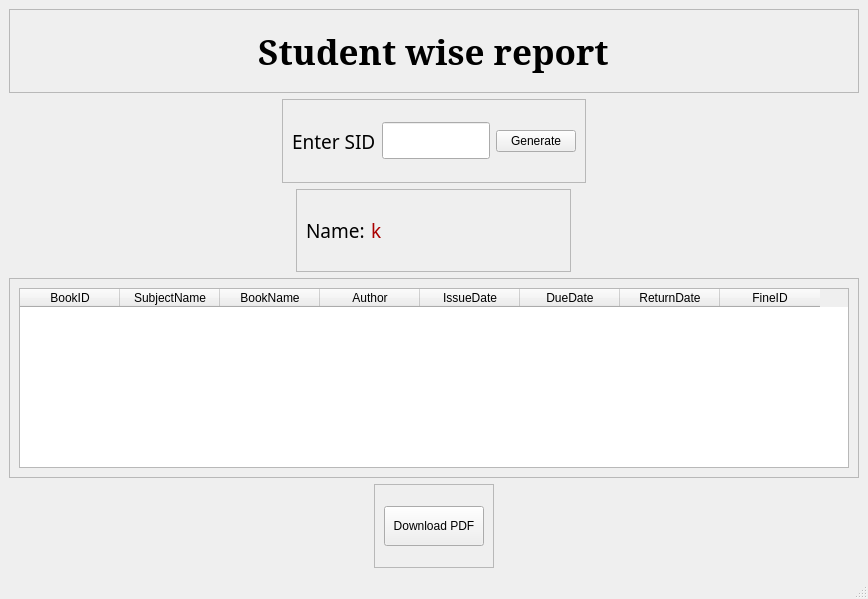
<?xml version="1.0" encoding="UTF-8"?>
<ui version="4.0">
 <class>sidReport</class>
 <widget class="QMainWindow" name="sidReport">
  <property name="geometry">
   <rect>
    <x>0</x>
    <y>0</y>
    <width>800</width>
    <height>599</height>
   </rect>
  </property>
  <property name="windowTitle">
   <string>Student Report</string>
  </property>
  <widget class="QWidget" name="centralwidget">
   <layout class="QVBoxLayout" name="verticalLayout">
    <item>
     <widget class="QFrame" name="frame">
      <property name="frameShape">
       <enum>QFrame::StyledPanel</enum>
      </property>
      <property name="frameShadow">
       <enum>QFrame::Raised</enum>
      </property>
      <layout class="QVBoxLayout" name="verticalLayout_2">
       <item alignment="Qt::AlignHCenter">
        <widget class="QLabel" name="label">
         <property name="font">
          <font>
           <family>MS Serif</family>
           <pointsize>26</pointsize>
           <weight>75</weight>
           <bold>true</bold>
          </font>
         </property>
         <property name="text">
          <string>Student wise report</string>
         </property>
        </widget>
       </item>
      </layout>
     </widget>
    </item>
    <item alignment="Qt::AlignHCenter">
     <widget class="QFrame" name="frame_2">
      <property name="frameShape">
       <enum>QFrame::StyledPanel</enum>
      </property>
      <property name="frameShadow">
       <enum>QFrame::Raised</enum>
      </property>
      <layout class="QHBoxLayout" name="horizontalLayout">
       <item>
        <widget class="QLabel" name="label_9">
         <property name="font">
          <font>
           <family>MV Boli</family>
           <pointsize>14</pointsize>
          </font>
         </property>
         <property name="text">
          <string>Enter SID</string>
         </property>
        </widget>
       </item>
       <item>
        <widget class="QLineEdit" name="sid">
         <property name="maximumSize">
          <size>
           <width>16777215</width>
           <height>37</height>
          </size>
         </property>
        </widget>
       </item>
       <item>
        <widget class="QPushButton" name="generate">
         <property name="cursor">
          <cursorShape>PointingHandCursor</cursorShape>
         </property>
         <property name="text">
          <string>Generate</string>
         </property>
        </widget>
       </item>
      </layout>
     </widget>
    </item>
    <item alignment="Qt::AlignHCenter">
     <widget class="QFrame" name="frame_3">
      <property name="frameShape">
       <enum>QFrame::StyledPanel</enum>
      </property>
      <property name="frameShadow">
       <enum>QFrame::Raised</enum>
      </property>
      <layout class="QHBoxLayout" name="horizontalLayout_2">
       <item>
        <widget class="QLabel" name="name">
         <property name="font">
          <font>
           <family>MV Boli</family>
           <pointsize>14</pointsize>
          </font>
         </property>
         <property name="text">
          <string>Name:</string>
         </property>
        </widget>
       </item>
       <item>
        <widget class="QLabel" name="stdName">
         <property name="minimumSize">
          <size>
           <width>190</width>
           <height>0</height>
          </size>
         </property>
         <property name="font">
          <font>
           <family>MV Boli</family>
           <pointsize>14</pointsize>
          </font>
         </property>
         <property name="styleSheet">
          <string notr="true">color: rgb(170, 0, 0);</string>
         </property>
         <property name="text">
          <string>k</string>
         </property>
        </widget>
       </item>
      </layout>
     </widget>
    </item>
    <item alignment="Qt::AlignHCenter">
     <widget class="QFrame" name="frame_4">
      <property name="minimumSize">
       <size>
        <width>850</width>
        <height>0</height>
       </size>
      </property>
      <property name="maximumSize">
       <size>
        <width>16777215</width>
        <height>200</height>
       </size>
      </property>
      <property name="frameShape">
       <enum>QFrame::StyledPanel</enum>
      </property>
      <property name="frameShadow">
       <enum>QFrame::Raised</enum>
      </property>
      <layout class="QVBoxLayout" name="verticalLayout_4">
       <item>
        <widget class="QTableWidget" name="table">
         <column>
          <property name="text">
           <string>BookID</string>
          </property>
         </column>
         <column>
          <property name="text">
           <string>SubjectName</string>
          </property>
         </column>
         <column>
          <property name="text">
           <string>BookName</string>
          </property>
         </column>
         <column>
          <property name="text">
           <string>Author</string>
          </property>
         </column>
         <column>
          <property name="text">
           <string>IssueDate</string>
          </property>
         </column>
         <column>
          <property name="text">
           <string>DueDate</string>
          </property>
         </column>
         <column>
          <property name="text">
           <string>ReturnDate</string>
          </property>
         </column>
         <column>
          <property name="text">
           <string>FineID</string>
          </property>
         </column>
        </widget>
       </item>
      </layout>
     </widget>
    </item>
    <item alignment="Qt::AlignHCenter">
     <widget class="QFrame" name="frame_5">
      <property name="frameShape">
       <enum>QFrame::StyledPanel</enum>
      </property>
      <property name="frameShadow">
       <enum>QFrame::Raised</enum>
      </property>
      <layout class="QVBoxLayout" name="verticalLayout_3">
       <item>
        <widget class="QPushButton" name="pdf">
         <property name="minimumSize">
          <size>
           <width>100</width>
           <height>0</height>
          </size>
         </property>
         <property name="maximumSize">
          <size>
           <width>16777215</width>
           <height>40</height>
          </size>
         </property>
         <property name="cursor">
          <cursorShape>PointingHandCursor</cursorShape>
         </property>
         <property name="text">
          <string>Download PDF</string>
         </property>
        </widget>
       </item>
      </layout>
     </widget>
    </item>
   </layout>
  </widget>
  <widget class="QMenuBar" name="menubar">
   <property name="geometry">
    <rect>
     <x>0</x>
     <y>0</y>
     <width>800</width>
     <height>21</height>
    </rect>
   </property>
  </widget>
  <widget class="QStatusBar" name="statusbar"/>
 </widget>
 <resources/>
 <connections/>
</ui>
